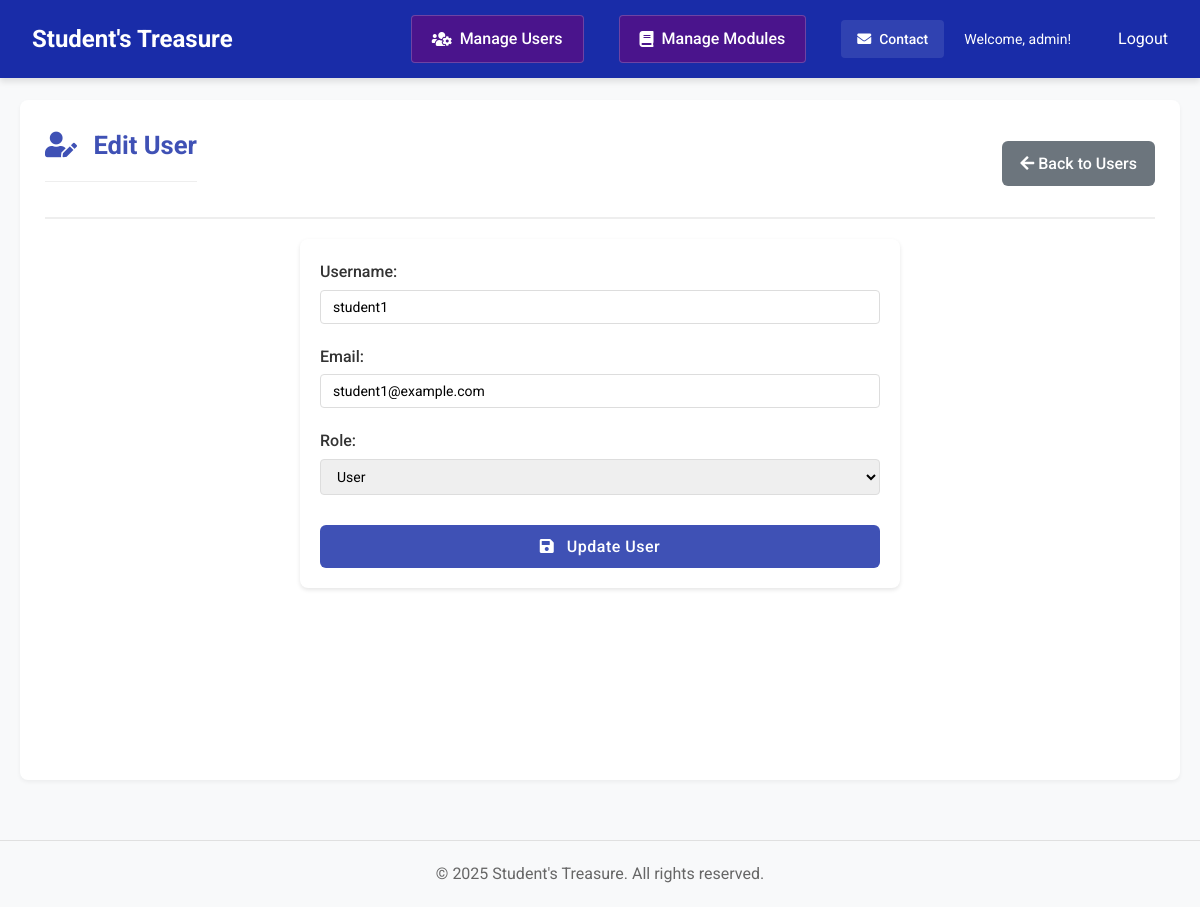
The page /index.php?action=edit_user&id=2 (signed in) on the database its author committed.
### tables this page shows
CREATE TABLE `users` (
  `id` int(11) NOT NULL,
  `username` varchar(50) NOT NULL,
  `email` varchar(100) NOT NULL,
  `password` varchar(255) NOT NULL,
  `created_at` timestamp NOT NULL DEFAULT current_timestamp(),
  `role` enum('admin','user') DEFAULT 'user',
  `is_admin` tinyint(1) DEFAULT 0
);

### app/views/admin/edit_user.php (called while the page is built, shortened)
<?php
include __DIR__ . '/../includes/header.php';
require_once __DIR__ . '/../../controllers/admin_controller.php';
include __DIR__ . '/../templates/edit_user_html.php';
include __DIR__ . '/../includes/footer.php'; ?>

### app/config/database.php (called while the page is built)
<?php
function connectDB() {
    $host = 'localhost';
    $dbname = 'coursework';
    $username = 'root';
    $password = '';
    try {
        $pdo = new PDO("mysql:host=$host;dbname=$dbname;charset=utf8", $username, $password);
        $pdo->setAttribute(PDO::ATTR_ERRMODE, PDO::ERRMODE_EXCEPTION);
        return $pdo;
    } catch (PDOException $e) {
        die("Database connection failed: " . $e->getMessage());
    }
}
?>

### app/views/templates/edit_user_html.php (the view, shortened to what this page needs)
<div class="container main-container">
    <div class="content-area">
        <div class="admin-header">
            <h2 class="page-title"><i class="fas fa-user-edit"></i> Edit User</h2>
            <div class="admin-actions">
                <a href="/Coursework/index.php?action=users" class="btn btn-secondary">
                    <i class="fas fa-arrow-left"></i> Back to Users
                </a>
            </div>
        </div>
        <div class="form-container">
            <form action="/Coursework/index.php?action=edit_user&id=<?= htmlspecialchars($user['id']) ?>"
                  method="post" class="admin-form">
                <div class="form-group">
                    <label for="username">Username:</label>
                    <input type="text" id="username" name="username" required
                           class="form-control" value="<?= htmlspecialchars($user['username']) ?>"
                           placeholder="Enter username">
                </div>
                <div class="form-group">
                    <label for="email">Email:</label>
                    <input type="email" id="email" name="email" required
                           class="form-control" value="<?= htmlspecialchars($user['email']) ?>"
                           placeholder="Enter email">
                </div>
                <div class="form-group">
                    <label for="role">Role:</label>
                    <select id="role" name="role" class="form-control">
                        <option value="user" <?= $user['role'] === 'user' ? 'selected' : '' ?>>User</option>
                    </select>
                </div>
                <div class="form-actions">
                    <button type="submit" class="btn btn-primary">
                        <i class="fas fa-save"></i> Update User
                    </button>
                </div>
            </form>
        </div>
    </div>
</div>

### assets/css/style.css (style rules this page uses)
* { margin: 0; padding: 0; box-sizing: border-box; font-family: 'Roboto', 'Arial', sans-serif; }
body { background-color: #f8f9fa; color: #333333; line-height: 1.6; }
.container { width: 100%; max-width: 1200px; margin: 0 auto; padding: 0 15px; }
.main-container { display: flex; margin-top: 80px; min-height: calc(100vh - 80px); gap: 20px; padding: 20px; }
a { color: white; padding: 8px 12px; border-radius: 4px; transition: background-color 0.3s; text-decoration: none; }
.content-area { flex: 1; padding: 25px; background-color: white; min-height: calc(100vh - 120px); border-radius: 8px; box-shadow: 0 2px 4px rgba(0, 0, 0, 0.05); }
.form-container { width: 100%; max-width: 600px; margin: 0 auto; }
.form-group { margin-bottom: 25px; }
.form-control { border: 1px solid #ddd; border-radius: 6px; padding: 12px 15px; width: 100%; font-size: 15px; transition: all 0.3s; }
.form-control::placeholder { color: #aaa; font-size: 14px; }
.btn { padding: 10px 18px; border: none; border-radius: 6px; cursor: pointer; font-weight: 500; transition: all 0.3s; display: inline-block; }
.btn-primary { background-color: #3f51b5; color: white; width: 100%; padding: 12px; font-size: 16px; letter-spacing: 0.5px; }
.btn-primary i { margin-right: 8px; }
.page-title { font-size: 1.6rem; margin-bottom: 20px; color: #3f51b5; padding-bottom: 15px; border-bottom: 1px solid #eee; }
.page-title i { margin-right: 10px; }
.admin-actions { display: flex; gap: 10px; align-items: center; }
.admin-header { display: flex; justify-content: space-between; align-items: center; margin-bottom: 30px; padding-bottom: 15px; border-bottom: 2px solid #eee; }
.form-container { max-width: 600px; margin: 20px auto; padding: 20px; background: white; border-radius: 8px; box-shadow: 0 2px 4px rgba(0,0,0,0.1); }
.form-group { margin-bottom: 20px; }
.form-group label { display: block; margin-bottom: 5px; font-weight: 500; }
.form-control { width: 100%; padding: 8px 12px; border: 1px solid #ddd; border-radius: 4px; font-size: 14px; }
.form-actions { margin-top: 30px; text-align: right; }
.admin-header { display: flex; justify-content: space-between; align-items: center; margin-bottom: 20px; }
.admin-actions { display: flex; gap: 10px; }
.btn-secondary { background-color: #6c757d; color: white; }

### rows shown on the page
users: username "student1", email "student1@example.com", role "User"

### other values the page prints
$_SESSION['username'] "admin"
